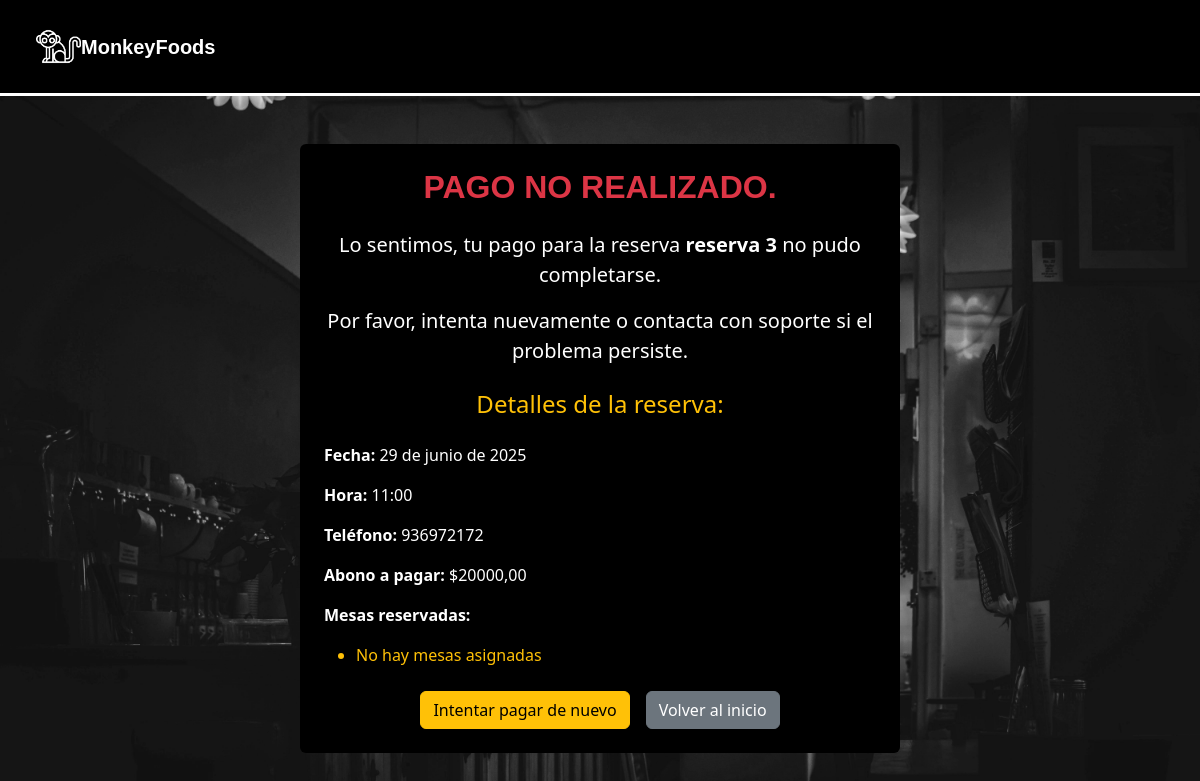
The app's page /reservas/fallo/45/, older data.
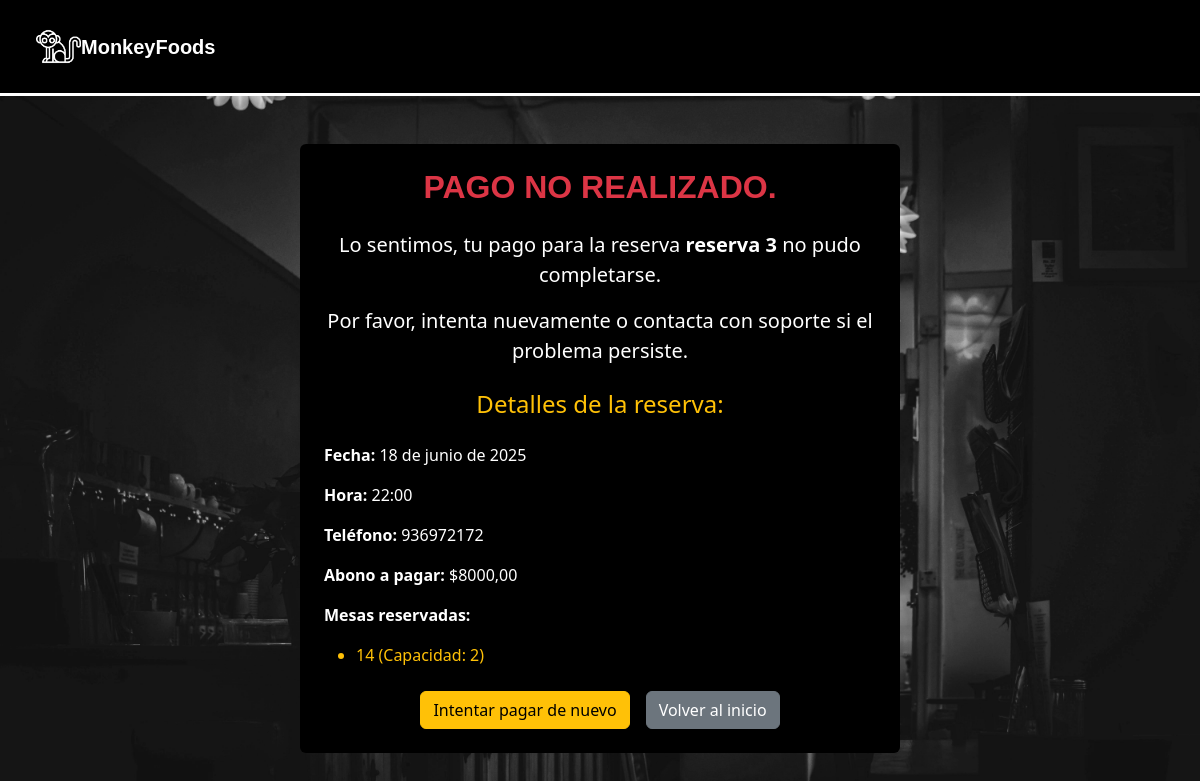
The same page, newer data.
### apps/reservas/models.py (models this page shows, shortened)
class Reserva(models.Model):
    ESTADOS_RESERVA = (
        ('borrador', 'Borrador'),
        ('completada', 'Completada'),
    )
    id_reserva = models.CharField(max_length=12, unique=True, editable=False)
    cliente = models.ForeignKey(settings.AUTH_USER_MODEL, on_delete=models.CASCADE)
    nombre_reserva = models.CharField(max_length=100)
    fecha = models.DateField()
    hora = models.TimeField()
    telefono = models.CharField(max_length=20)
    comensales = models.PositiveIntegerField(default=1)
    abono = models.DecimalField(max_digits=8, decimal_places=2)
    total = models.DecimalField(max_digits=8, decimal_places=2)
    mesas = models.ManyToManyField('Mesa')
    menu = models.ForeignKey(Menu, on_delete=models.SET_NULL, null=True, blank=True)  #modelo menú
    zona = models.ForeignKey('Zona', on_delete=models.CASCADE, null=True, blank=True)
    estado = models.CharField(max_length=20, choices=ESTADOS_RESERVA, default='borrador')

class Mesa(models.Model):
    zona = models.ForeignKey(Zona, on_delete=models.CASCADE)
    numero = models.PositiveIntegerField()
    capacidad = models.PositiveIntegerField()
    estado = models.BooleanField(default=True)  #mesa disponible o no

### apps/reservas/views.py (the view)
# urls.py: path('fallo/<str:reserva_id>/', views.reserva_fallo, name='reserva_fallo'),
def reserva_fallo(request, reserva_id):
    reserva = get_object_or_404(Reserva, id=reserva_id)
    return render(request, 'reservas/reserva_fallo.html', {
        'reserva': reserva,
        'cliente': reserva.cliente,
    })

### apps/reservas/templates/reservas/reserva_fallo.html
{% extends 'base.html' %}
{% block content %}
<div class="container my-5">
  <div class="mx-auto p-4 rounded bg-black text-white" style="max-width: 600px;">
    <h2 class="text-center text-danger fw-bold mb-4" style="font-family: 'Century Gothic', sans-serif;">
      PAGO NO REALIZADO.
    </h2>
    <div class="text-center fs-5">
      <p>Lo sentimos, tu pago para la reserva <strong>{{ reserva.nombre_reserva }}</strong> no pudo completarse.</p>
      <p>Por favor, intenta nuevamente o contacta con soporte si el problema persiste.</p>
    </div>
    <h4 class="text-warning text-center mb-4 mt-4">Detalles de la reserva:</h4>
    <p><strong>Fecha:</strong> {{ reserva.fecha }}</p>
    <p><strong>Hora:</strong> {{ reserva.hora }}</p>
    <p><strong>Teléfono:</strong> {{ reserva.telefono }}</p>
    <p><strong>Abono a pagar:</strong> ${{ reserva.abono }}</p>
    <p><strong>Mesas reservadas:</strong></p>
    <ul class="text-warning">
      {% for mesa in reserva.mesas.all %}
      <li>{{ mesa.numero }} (Capacidad: {{ mesa.capacidad }})</li>
      {% empty %}
      <li>No hay mesas asignadas</li>
      {% endfor %}
    </ul>
    <div class="d-flex flex-column flex-md-row justify-content-center align-items-center gap-3 mt-4">
      <a href="{% url 'reserva_checkout' reserva.id %}" class="btn btn-warning">Intentar pagar de nuevo</a>
      <a href="{% url 'index' %}" class="btn btn-secondary">Volver al inicio</a>
    </div>
  </div>
</div>
{% endblock %}

Row changes from the older to the newer data that the page shows:
changed Reserva "reserva 3": fecha "29 de junio de 2025" → "18 de junio de 2025"; hora "11:00" → "22:00"; abono "20000,00" → "8000,00"
now on this page (row unchanged): Mesa: numero "14", capacidad "2"
Text that changed along with them:
text no longer shown: "No hay mesas asignadas"
